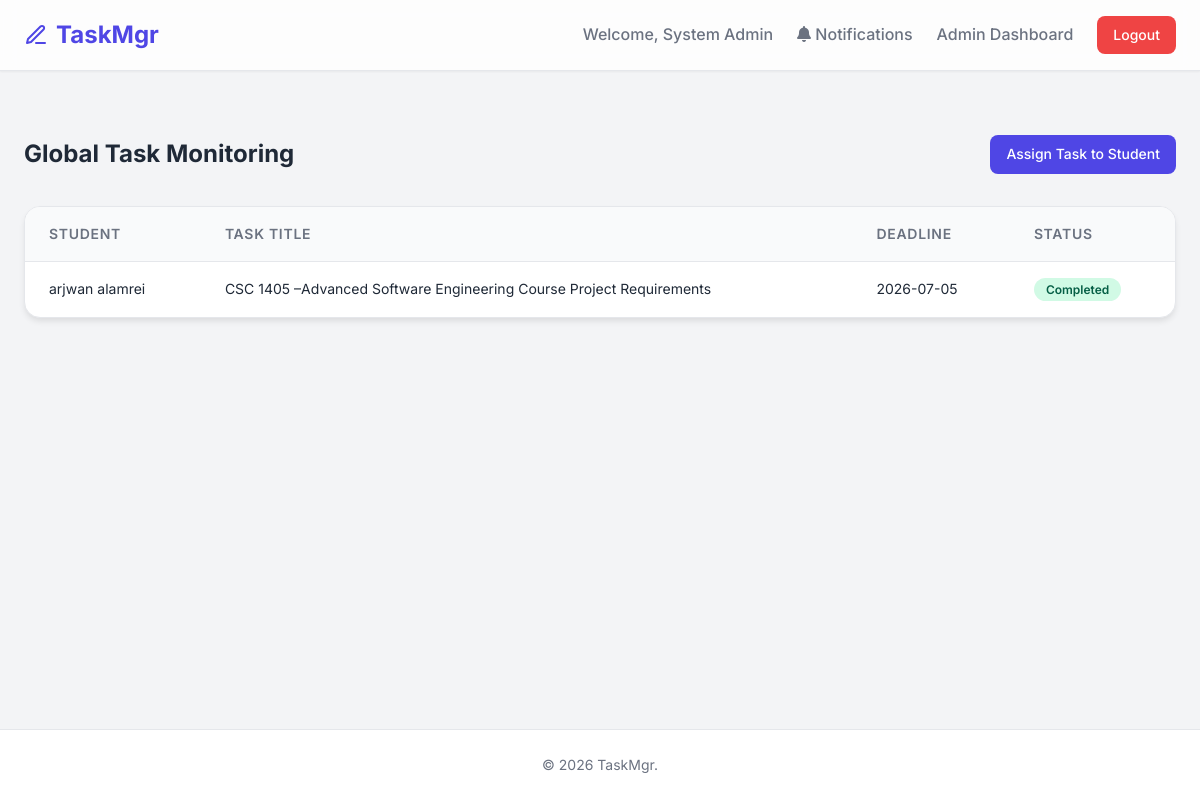
/admin.php (signed in), run on the app's committed database.
### tables this page shows
CREATE TABLE `tasks` (
  `id` int(11) NOT NULL,
  `title` varchar(255) DEFAULT NULL,
  `description` text DEFAULT NULL,
  `deadline` date DEFAULT NULL,
  `status` varchar(20) DEFAULT 'pending',
  `user_id` int(11) DEFAULT NULL,
  `created_by` int(11) DEFAULT NULL
);

CREATE TABLE `users` (
  `id` int(11) NOT NULL,
  `name` varchar(100) DEFAULT NULL,
  `email` varchar(100) DEFAULT NULL,
  `password` varchar(255) DEFAULT NULL,
  `role` varchar(20) DEFAULT NULL
);

### admin.php (the view, shortened to what this page needs)
<?php
include 'includes/db.php';
include 'includes/header.php';
?>
<div class="dashboard-header">
    <h2>Global Task Monitoring</h2>
    <a href="admin_assign.php" class="btn btn-primary">Assign Task to Student</a>
</div>
<div class="table-wrapper">
    <table>
        <thead>
            <tr>
                <th>Student</th>
                <th>Task Title</th>
                <th>Deadline</th>
                <th>Status</th>
            </tr>
        </thead>
        <tbody>
            <?php
            $query = "SELECT t.*, u.name as student_name
                      FROM tasks t
                      JOIN users u ON t.user_id = u.id
                      ORDER BY t.id DESC";
            $result = mysqli_query($conn, $query);
            while($row = mysqli_fetch_assoc($result)) {
                echo "<tr>";
                echo "<td>" . htmlspecialchars($row['student_name']) . "</td>";
                echo "<td>" . htmlspecialchars($row['title']) . "</td>";
                echo "<td>" . $row['deadline'] . "</td>";
                echo "<td><span class='badge badge-" . $row['status'] . "'>" . ucfirst($row['status']) . "</span></td>";
                echo "</tr>";
            }
            ?>
        </tbody>
    </table>
</div>
<?php include 'includes/footer.php'; ?>

### header.php (shortened to what this page needs)
<?php
$notif_count = 0;
if(isset($_SESSION['user_id']) && isset($conn)) {
    $uid_safe = $_SESSION['user_id'];
    $notif_res = mysqli_query($conn, "SELECT COUNT(id) as cnt FROM notifications WHERE user_id = '$uid_safe' AND is_read = 'no'");
    if($notif_row = mysqli_fetch_assoc($notif_res)) {
        $notif_count = $notif_row['cnt'];
    }
}
?>
<!DOCTYPE html>
<html lang="en">
<head>
    <link rel="stylesheet" href="css/style.css">
    <link rel="stylesheet" href="https://cdnjs.cloudflare.com/ajax/libs/font-awesome/6.0.0/css/all.min.css">
</head>
<body>
    <nav class="navbar">
        <div class="container">
            <a href="index.php" class="navbar-brand">
                <svg width="24" height="24" viewBox="0 0 24 24" fill="none" stroke="currentColor" stroke-width="2" stroke-linecap="round" stroke-linejoin="round"><path d="M12 20h9"/><path d="M16.5 3.5a2.121 2.121 0 0 1 3 3L7 19l-4 1 1-4L16.5 3.5z"/></svg>
                TaskMgr
            </a>
            <div class="navbar-nav">
                <?php if(isset($_SESSION['user_id'])): ?>
                    <span class="nav-link">Welcome, <?php echo htmlspecialchars($_SESSION['user_name']); ?></span>
                    <a href="notifications.php" class="nav-link">
                        <i class="fas fa-bell"></i> Notifications <?php if($notif_count > 0) echo "<span style='color:#EF4444; font-weight:bold;'>($notif_count)</span>"; ?>
                    </a>
                    <?php if($_SESSION['user_role'] === 'admin'): ?>
                        <a href="admin.php" class="nav-link">Admin Dashboard</a>
                    <?php else: ?>
                        <a href="index.php" class="nav-link">My Tasks</a>
                    <?php endif; ?>
                    <a href="logout.php" class="btn btn-danger">Logout</a>
                <?php else: ?>
                    <a href="login.php" class="nav-link">Login</a>
                    <a href="register.php" class="btn btn-primary">Register</a>
                <?php endif; ?>
            </div>
        </div>
    </nav>
    <main class="container" style="flex: 1; padding-top: 2rem;">

### footer.php
    </main>
    <footer class="footer">
        <div class="container">
            <p>&copy; <?php echo date('Y'); ?> TaskMgr.</p>
        </div>
    </footer>
</body>
</html>

### style.css (style rules this page uses)
* { margin: 0; padding: 0; box-sizing: border-box; font-family: 'Inter', sans-serif; }
body { background-color: #F3F4F6; color: #1F2937; line-height: 1.6; display: flex; flex-direction: column; min-height: 100vh; }
.container { width: 100%; max-width: 1200px; margin: 0 auto; padding: 0 1.5rem; }
.navbar { background: rgba(255, 255, 255, 0.8); backdrop-filter: blur(10px); border-bottom: 1px solid #E5E7EB; padding: 1rem 0; position: sticky; top: 0; z-index: 50; box-shadow: 0 1px 2px 0 rgba(0, 0, 0, 0.05); }
.navbar .container { display: flex; justify-content: space-between; align-items: center; }
.navbar-brand { font-size: 1.5rem; font-weight: 700; color: #4F46E5; text-decoration: none; display: flex; align-items: center; gap: 0.5rem; }
.navbar-nav { display: flex; gap: 1.5rem; align-items: center; }
.nav-link { color: #6B7280; text-decoration: none; font-weight: 500; transition: all 0.3s ease; }
.btn { display: inline-block; padding: 0.5rem 1rem; border-radius: 0.5rem; font-weight: 500; text-align: center; cursor: pointer; transition: all 0.3s ease; border: none; text-decoration: none; font-size: 0.875rem; }
.btn-primary { background-color: #4F46E5; color: white; }
.btn-danger { background-color: #EF4444; color: white; }
.dashboard-header { display: flex; justify-content: space-between; align-items: center; margin: 2rem 0; }
.badge { padding: 0.25rem 0.75rem; border-radius: 9999px; font-weight: 600; font-size: 0.75rem; }
.badge-completed { background: #D1FAE5; color: #065F46; }
.footer { margin-top: auto; background: #FFFFFF; border-top: 1px solid #E5E7EB; padding: 1.5rem 0; text-align: center; color: #6B7280; font-size: 0.875rem; }
.table-wrapper { background: #FFFFFF; border-radius: 1rem; box-shadow: 0 4px 6px -1px rgba(0, 0, 0, 0.1); overflow: hidden; border: 1px solid #E5E7EB; margin-bottom: 3rem; }
table { width: 100%; border-collapse: collapse; }
th, td { padding: 1rem 1.5rem; text-align: left; border-bottom: 1px solid #E5E7EB; }
th { background-color: #F9FAFB; font-weight: 600; font-size: 0.875rem; color: #6B7280; text-transform: uppercase; letter-spacing: 0.05em; }
tr:last-child td { border-bottom: none; }
td { font-size: 0.875rem; color: #1F2937; }

### data on the page
tasks: user.name "arjwan alamrei", title "CSC 1405 –Advanced Software Engineering Course Project Requirements", deadline "2026-07-05", status "Completed"

### other printed values
$_SESSION['user_name'] "System Admin"
